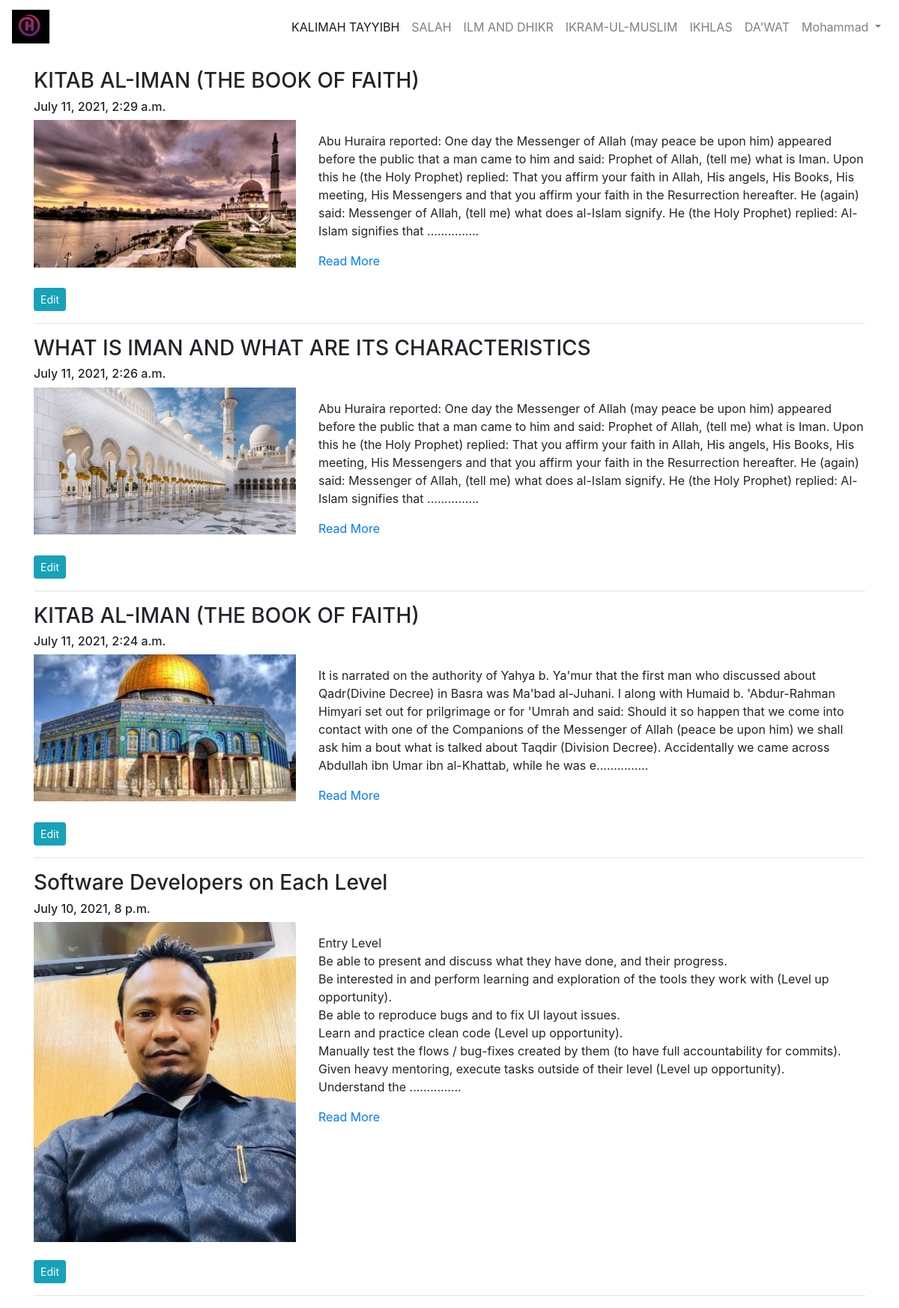
Screenshot of /blog/my-blogs/ (signed in) with the database file from the repository.
### App_Blog/models.py (models this page shows, shortened)
class Blog(models.Model):
    author = models.ForeignKey(User, on_delete=models.CASCADE, related_name='post_author')
    blog_title = models.CharField(max_length=100, verbose_name="Put a Title")
    slug = models.SlugField(max_length=100, unique=True)
    blog_content = models.TextField(verbose_name="What is on your mind?")
    blog_image = models.ImageField(upload_to= 'blog_images', verbose_name='Image')
    publish_date = models.DateTimeField(auto_now_add=True)
    update_date = models.DateTimeField(auto_now=True)
    class Meta:
        ordering = ['-publish_date',]

### App_Blog/views.py (the view)
# urls.py: path('my-blogs/', views.MyBlogs.as_view(), name='my_blogs'),
class MyBlogs(LoginRequiredMixin, TemplateView):
    template_name = 'App_Blog/my_blogs.html'

### App_Blog/templatetags/custom_filters.py (called while the page is built)
def range_filter(value):
    return value[0:500] + "..............."

### templates/App_Blog/my_blogs.html (shortened to what this page needs)
{% extends 'base.html' %}
{% load custom_filters %}
{% block body_block %}
{% for blog in user.post_author.all %}
<h3>{{blog.blog_title}}</h3>
<h6>{{blog.publish_date}}</h6>
<div class="row">
  <div class="col-sm-4">
    <img src="/media/{{blog.blog_image}}" width="100%">
  </div>
  <div class="col-sm-8">
    <p>{{blog.blog_content|range_filter|linebreaks}}</p>
    <a href="{% url 'App_Blog:blog_details' slug=blog.slug %}">Read More</a>
  </div>
</div>
<br>
<a href="{% url 'App_Blog:edit_blog' pk=blog.pk %}"><button type="submit" class="btn btn-info btn-sm">Edit</button></a>
<br>
<hr>
{% endfor %}
{% endblock %}

### templates/base.html (shortened to what this page needs)
<!doctype html>
<html lang="en">
{% load static %}
<head>
  <link rel="stylesheet" href="{% static "css/mystyle.css" %}">
  <link rel="stylesheet" href="https://maxcdn.bootstrapcdn.com/bootstrap/4.0.0/css/bootstrap.min.css">
  <link href="https://maxcdn.bootstrapcdn.com/font-awesome/4.7.0/css/font-awesome.min.css" rel="stylesheet">
</head>
<body>
  <nav class="navbar navbar-expand-lg navbar-light">
    <a class="navbar-brand" href="{% url 'index' %}"><img src="/media/logoh.jpg" width="50px"></a>
    <ul class="navbar-nav ml-auto">
      {% if user.is_authenticated %}
      <li class="nav-item">
        <a class="nav-link active" href="{% url 'App_Login:signup' %}">KALIMAH TAYYIBH</a>
      </li>
      <li class="nav-item">
        <a class="nav-link" href="{% url 'App_Login:signup' %}">SALAH</a>
      </li>
      <li class="nav-item">
        <a class="nav-link" href="{% url 'App_Login:signup' %}">ILM AND DHIKR</a>
      </li>
      <li class="nav-item">
        <a class="nav-link" href="{% url 'App_Login:signup' %}">IKRAM-UL-MUSLIM</a>
      </li>
      <li class="nav-item">
        <a class="nav-link" href="{% url 'App_Login:signup' %}">IKHLAS</a>
      </li>
      <li class="nav-item">
        <a class="nav-link" href="{% url 'App_Login:signup' %}">DA'WAT</a>
      </li>
      <div class="nav-item dropdown">
        <a class="nav-link dropdown-toggle" href="#" id="navbardrop" data-toggle="dropdown">
          {{user.username}}
        </a>
      </div>
      {% endif %}
    </ul>
  </nav>
  <div class="container" style="padding-top:20px">
    {% block body_block %}
    {% endblock %}
  </div>
</body>
</html>

### rows the page displays
Blog: blog_title "KITAB AL-IMAN (THE BOOK OF FAITH)", publish_date "July 11, 2021, 2:29 a.m.", blog_image (picture), blog_content|range_filter "Abu Huraira reported: One day the Messenger of Allah (may peace be upon him) appeared before the public that a man came to him and said: Prophet of Allah, (tell me) what is Iman. Upon this he (the Holy Prophet) replied: That you affirm your faith in Allah, His angels, His Books, His meeting, His Messengers and that you affirm your faith in the Resurrection hereafter. He (again) said: Messenger of Allah, (tell me) what does al-Islam signify. He (the Holy Prophet) replied: Al-Islam signifies that ..............."
Blog: blog_title "WHAT IS IMAN AND WHAT ARE ITS CHARACTERISTICS", publish_date "July 11, 2021, 2:26 a.m.", blog_image (picture), blog_content|range_filter "Abu Huraira reported: One day the Messenger of Allah (may peace be upon him) appeared before the public that a man came to him and said: Prophet of Allah, (tell me) what is Iman. Upon this he (the Holy Prophet) replied: That you affirm your faith in Allah, His angels, His Books, His meeting, His Messengers and that you affirm your faith in the Resurrection hereafter. He (again) said: Messenger of Allah, (tell me) what does al-Islam signify. He (the Holy Prophet) replied: Al-Islam signifies that ..............."
Blog: blog_title "KITAB AL-IMAN (THE BOOK OF FAITH)", publish_date "July 11, 2021, 2:24 a.m.", blog_image (picture), blog_content|range_filter "It is narrated on the authority of Yahya b. Ya'mur that the first man who discussed about Qadr(Divine Decree) in Basra was Ma'bad al-Juhani. I along with Humaid b. 'Abdur-Rahman Himyari set out for prilgrimage or for 'Umrah and said: Should it so happen that we come into contact with one of the Companions of the Messenger of Allah (peace be upon him) we shall ask him a bout what is talked about Taqdir (Division Decree). Accidentally we came across Abdullah ibn Umar ibn al-Khattab, while he was e..............."
Blog: blog_title "Software Developers on Each Level", publish_date "July 10, 2021, 8 p.m.", blog_image (picture), blog_content|range_filter "Entry Level Be able to present and discuss what they have done, and their progress. Be interested in and perform learning and exploration of the tools they work with (Level up opportunity). Be able to reproduce bugs and to fix UI layout issues. Learn and practice clean code (Level up opportunity). Manually test the flows / bug-fixes created by them (to have full accountability for commits). Given heavy mentoring, execute tasks outside of their level (Level up opportunity). Understand the ..............."

### other values shown
{{ user.username }} "Mohammad"
